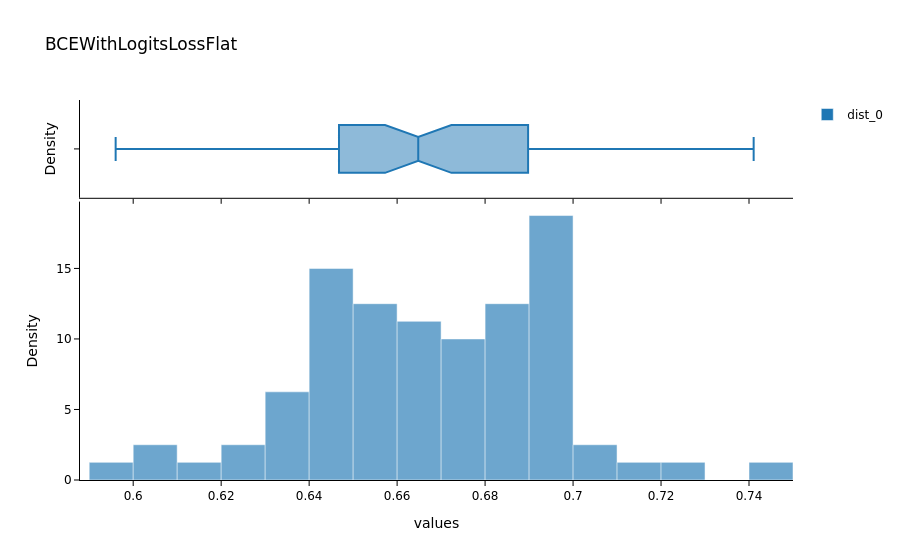
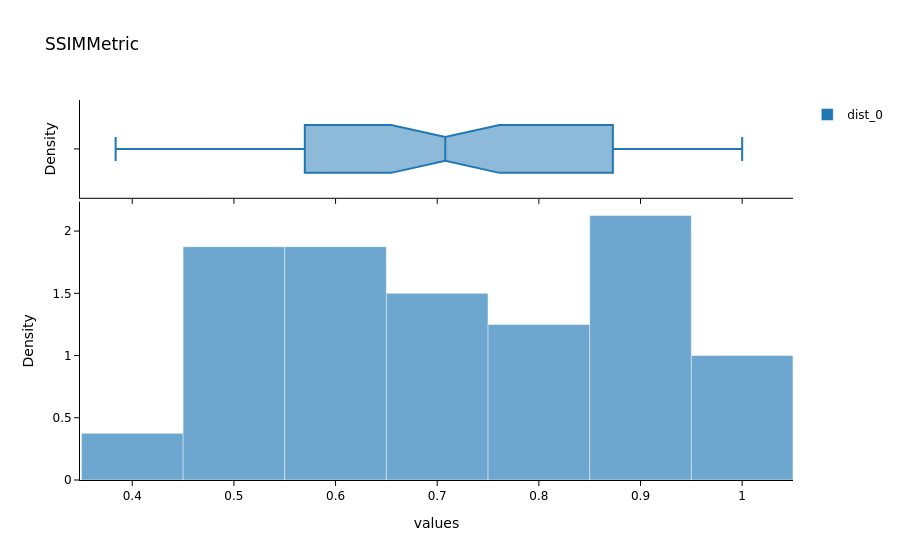

Notebook source saved alongside these figures, in order:
### Markdown cell above
### Evaluate the Model on Test Data

In the next cell, we will evaluate the performance of the trained model on unseen test data. This step is crucial to get an unbiased evaluation of the model's performance and understand how well it generalizes to new data.

- `test_X_path`: The path to the directory containing the low-resolution test images.
- `test_data`: A `DataLoader` object created from the test images.
- `evaluate_model(trainer, test_data, metrics=SSIMMetric(2))`: This function evaluates the model on the test dataset using the specified metrics (in this case, SSIM).

> Suggestions for customization:
>- Change the `test_X_path` variable to point to a different test dataset.
>- Add more metrics to the `metrics` parameter to get a comprehensive evaluation (e.g., `MSEMetric()`, `MAEMetric()`).
>- Save the evaluation results to a file for further analysis or reporting.

Evaluating the model on test data helps in understanding its performance in real-world scenarios and identifying any areas that may need further improvement.

### Code cell
# import pandas as pd
# test_csv_path = output_directory + '/patches_test.csv'
# df = pd.read_csv(test_csv_path, header='infer', delimiter=None, quoting=0)
# test_data = data.test_dl(df, with_labels=True)

test_data = test_biodataloader(data, output_directory + '/patches_test.csv')
# print length of test dataset
print('test images:', len(test_data.items))

evaluate_model(trainer, test_data, metrics=SSIMMetric(spatial_dims=2));

### Figure 1 — Plotly figure (JSON) as saved in the notebook; plotly's stock layout.template omitted (floating-point values rounded to 4 significant figures)
{"data": [{"bingroup": "x", "histnorm": "probability density", "hovertemplate": "dist=dist_0<br>values=%{x}<br>probability density=%{y}<extra></extra>", "legendgroup": "dist_0", "marker": {"color": "#1F77B4", "line": {"color": "white", "width": 0.5}, "opacity": 0.65, "pattern": {"shape": ""}}, "name": "dist_0", "orientation": "v", "showlegend": true, "type": "histogram", "x": [0.6955, 0.6646, 0.6365, 0.7069, 0.6856, 0.6863, 0.7054, 0.6945, 0.6932, 0.6932, 0.7252, 0.7411, 0.6932, 0.6932, 0.6933, 0.6972, 0.6519, 0.6108, 0.6465, 0.631, 0.6632, 0.6901, 0.596, 0.6312, 0.6715, 0.6069, 0.6295, 0.6047, 0.6753, 0.6423, 0.6526, 0.6602, 0.6879, 0.6948, 0.6952, 0.6644, 0.6478, 0.6903, 0.6957, 0.6651, 0.6426, 0.6894, 0.6859, 0.656, 0.689, 0.6907, 0.7182, 0.6633, 0.6451, 0.6413, 0.6471, 0.6777, 0.6512, 0.6435, 0.6578, 0.6831, 0.6451, 0.6641, 0.6573, 0.6548, 0.6471, 0.6779, 0.6209, 0.6637, 0.6544, 0.6403, 0.6848, 0.6801, 0.6388, 0.6583, 0.6932, 0.66, 0.642, 0.6758, 0.6797, 0.6789, 0.6321, 0.6736, 0.6841, 0.6678], "xaxis": "x", "yaxis": "y"}, {"customdata": [["dist_0"], ["dist_0"], ["dist_0"], ["dist_0"], ["dist_0"], ["dist_0"], ["dist_0"], ["dist_0"], ["dist_0"], ["dist_0"], ["dist_0"], ["dist_0"], ["dist_0"], ["dist_0"], ["dist_0"], ["dist_0"], ["dist_0"], ["dist_0"], ["dist_0"], ["dist_0"], ["dist_0"], ["dist_0"], ["dist_0"], ["dist_0"], ["dist_0"], ["dist_0"], ["dist_0"], ["dist_0"], ["dist_0"], ["dist_0"], ["dist_0"], ["dist_0"], ["dist_0"], ["dist_0"], ["dist_0"], ["dist_0"], ["dist_0"], ["dist_0"], ["dist_0"], ["dist_0"], ["dist_0"], ["dist_0"], ["dist_0"], ["dist_0"], ["dist_0"], ["dist_0"], ["dist_0"], ["dist_0"], ["dist_0"], ["dist_0"], ["dist_0"], ["dist_0"], ["dist_0"], ["dist_0"], ["dist_0"], ["dist_0"], ["dist_0"], ["dist_0"], ["dist_0"], ["dist_0"], ["dist_0"], ["dist_0"], ["dist_0"], ["dist_0"], ["dist_0"], ["dist_0"], ["dist_0"], ["dist_0"], ["dist_0"], ["dist_0"], ["dist_0"], ["dist_0"], ["dist_0"], ["dist_0"], ["dist_0"], ["dist_0"], ["dist_0"], ["dist_0"], ["dist_0"], ["dist_0"]], "hovertemplate": "dist=%{customdata[0]}<br>values=%{x}<extra></extra>", "legendgroup": "dist_0", "marker": {"color": "#1F77B4", "line": {"color": "white", "width": 0.5}}, "name": "dist_0", "notched": true, "showlegend": false, "type": "box", "x": [0.6955, 0.6646, 0.6365, 0.7069, 0.6856, 0.6863, 0.7054, 0.6945, 0.6932, 0.6932, 0.7252, 0.7411, 0.6932, 0.6932, 0.6933, 0.6972, 0.6519, 0.6108, 0.6465, 0.631, 0.6632, 0.6901, 0.596, 0.6312, 0.6715, 0.6069, 0.6295, 0.6047, 0.6753, 0.6423, 0.6526, 0.6602, 0.6879, 0.6948, 0.6952, 0.6644, 0.6478, 0.6903, 0.6957, 0.6651, 0.6426, 0.6894, 0.6859, 0.656, 0.689, 0.6907, 0.7182, 0.6633, 0.6451, 0.6413, 0.6471, 0.6777, 0.6512, 0.6435, 0.6578, 0.6831, 0.6451, 0.6641, 0.6573, 0.6548, 0.6471, 0.6779, 0.6209, 0.6637, 0.6544, 0.6403, 0.6848, 0.6801, 0.6388, 0.6583, 0.6932, 0.66, 0.642, 0.6758, 0.6797, 0.6789, 0.6321, 0.6736, 0.6841, 0.6678], "xaxis": "x2", "yaxis": "y2"}], "layout": {"barmode": "overlay", "font": {"color": "black", "family": "DejaVu Sans, Arial, sans-serif", "size": 12}, "legend": {"title": {"text": ""}, "tracegroupgap": 0}, "paper_bgcolor": "white", "plot_bgcolor": "white", "title": {"text": "BCEWithLogitsLossFlat"}, "xaxis": {"anchor": "y", "domain": [0, 1], "linecolor": "black", "linewidth": 1, "showgrid": false, "showline": true, "tickcolor": "black", "ticks": "outside", "tickwidth": 1, "title": {"text": "values"}}, "xaxis2": {"anchor": "y2", "domain": [0, 1], "linecolor": "black", "linewidth": 1, "matches": "x", "showgrid": false, "showline": true, "showticklabels": false, "tickcolor": "black", "ticks": "outside", "tickwidth": 1}, "yaxis": {"anchor": "x", "domain": [0, 0.7326], "linecolor": "black", "linewidth": 1, "showgrid": false, "showline": true, "tickcolor": "black", "ticks": "outside", "tickwidth": 1, "title": {"text": "Density"}}, "yaxis2": {"anchor": "x2", "domain": [0.7426, 1], "linecolor": "black", "linewidth": 1, "matches": "y2", "showgrid": false, "showline": true, "showticklabels": false, "tickcolor": "black", "ticks": "outside", "tickwidth": 1, "title": {"text": "Density"}}}}

### Figure 2 — Plotly figure (JSON) as saved in the notebook; plotly's stock layout.template omitted (floating-point values rounded to 4 significant figures)
{"data": [{"bingroup": "x", "histnorm": "probability density", "hovertemplate": "dist=dist_0<br>values=%{x}<br>probability density=%{y}<extra></extra>", "legendgroup": "dist_0", "marker": {"color": "#1F77B4", "line": {"color": "white", "width": 0.5}, "opacity": 0.65, "pattern": {"shape": ""}}, "name": "dist_0", "orientation": "v", "showlegend": true, "type": "histogram", "x": [0.3837, 0.5073, 0.5794, 0.8755, 0.7609, 0.8574, 0.8717, 0.7863, 1.0, 1.0, 0.8837, 0.7419, 1.0, 1.0, 0.9998, 0.9904, 0.5183, 0.5229, 0.6995, 0.564, 0.6674, 0.5057, 0.5124, 0.6047, 0.8213, 0.5541, 0.4999, 0.4606, 0.852, 0.7074, 0.7504, 0.6473, 0.5903, 0.7338, 0.6151, 0.7085, 0.5333, 0.9204, 0.9354, 0.6836, 0.6671, 0.933, 0.7885, 0.7892, 0.9523, 0.9468, 0.5881, 0.7041, 0.5162, 0.5373, 0.6302, 0.6157, 0.447, 0.5762, 0.544, 0.532, 0.4403, 0.5458, 0.5755, 0.7038, 0.4817, 0.6026, 0.4768, 0.6109, 0.7441, 0.6498, 0.85, 0.8268, 0.7225, 0.8466, 0.9082, 0.8739, 0.8117, 0.96, 0.9274, 0.9478, 0.7897, 0.9194, 0.9228, 0.8628], "xaxis": "x", "yaxis": "y"}, {"customdata": [["dist_0"], ["dist_0"], ["dist_0"], ["dist_0"], ["dist_0"], ["dist_0"], ["dist_0"], ["dist_0"], ["dist_0"], ["dist_0"], ["dist_0"], ["dist_0"], ["dist_0"], ["dist_0"], ["dist_0"], ["dist_0"], ["dist_0"], ["dist_0"], ["dist_0"], ["dist_0"], ["dist_0"], ["dist_0"], ["dist_0"], ["dist_0"], ["dist_0"], ["dist_0"], ["dist_0"], ["dist_0"], ["dist_0"], ["dist_0"], ["dist_0"], ["dist_0"], ["dist_0"], ["dist_0"], ["dist_0"], ["dist_0"], ["dist_0"], ["dist_0"], ["dist_0"], ["dist_0"], ["dist_0"], ["dist_0"], ["dist_0"], ["dist_0"], ["dist_0"], ["dist_0"], ["dist_0"], ["dist_0"], ["dist_0"], ["dist_0"], ["dist_0"], ["dist_0"], ["dist_0"], ["dist_0"], ["dist_0"], ["dist_0"], ["dist_0"], ["dist_0"], ["dist_0"], ["dist_0"], ["dist_0"], ["dist_0"], ["dist_0"], ["dist_0"], ["dist_0"], ["dist_0"], ["dist_0"], ["dist_0"], ["dist_0"], ["dist_0"], ["dist_0"], ["dist_0"], ["dist_0"], ["dist_0"], ["dist_0"], ["dist_0"], ["dist_0"], ["dist_0"], ["dist_0"], ["dist_0"]], "hovertemplate": "dist=%{customdata[0]}<br>values=%{x}<extra></extra>", "legendgroup": "dist_0", "marker": {"color": "#1F77B4", "line": {"color": "white", "width": 0.5}}, "name": "dist_0", "notched": true, "showlegend": false, "type": "box", "x": [0.3837, 0.5073, 0.5794, 0.8755, 0.7609, 0.8574, 0.8717, 0.7863, 1.0, 1.0, 0.8837, 0.7419, 1.0, 1.0, 0.9998, 0.9904, 0.5183, 0.5229, 0.6995, 0.564, 0.6674, 0.5057, 0.5124, 0.6047, 0.8213, 0.5541, 0.4999, 0.4606, 0.852, 0.7074, 0.7504, 0.6473, 0.5903, 0.7338, 0.6151, 0.7085, 0.5333, 0.9204, 0.9354, 0.6836, 0.6671, 0.933, 0.7885, 0.7892, 0.9523, 0.9468, 0.5881, 0.7041, 0.5162, 0.5373, 0.6302, 0.6157, 0.447, 0.5762, 0.544, 0.532, 0.4403, 0.5458, 0.5755, 0.7038, 0.4817, 0.6026, 0.4768, 0.6109, 0.7441, 0.6498, 0.85, 0.8268, 0.7225, 0.8466, 0.9082, 0.8739, 0.8117, 0.96, 0.9274, 0.9478, 0.7897, 0.9194, 0.9228, 0.8628], "xaxis": "x2", "yaxis": "y2"}], "layout": {"barmode": "overlay", "font": {"color": "black", "family": "DejaVu Sans, Arial, sans-serif", "size": 12}, "legend": {"title": {"text": ""}, "tracegroupgap": 0}, "paper_bgcolor": "white", "plot_bgcolor": "white", "title": {"text": "SSIMMetric"}, "xaxis": {"anchor": "y", "domain": [0, 1], "linecolor": "black", "linewidth": 1, "showgrid": false, "showline": true, "tickcolor": "black", "ticks": "outside", "tickwidth": 1, "title": {"text": "values"}}, "xaxis2": {"anchor": "y2", "domain": [0, 1], "linecolor": "black", "linewidth": 1, "matches": "x", "showgrid": false, "showline": true, "showticklabels": false, "tickcolor": "black", "ticks": "outside", "tickwidth": 1}, "yaxis": {"anchor": "x", "domain": [0, 0.7326], "linecolor": "black", "linewidth": 1, "showgrid": false, "showline": true, "tickcolor": "black", "ticks": "outside", "tickwidth": 1, "title": {"text": "Density"}}, "yaxis2": {"anchor": "x2", "domain": [0.7426, 1], "linecolor": "black", "linewidth": 1, "matches": "y2", "showgrid": false, "showline": true, "showticklabels": false, "tickcolor": "black", "ticks": "outside", "tickwidth": 1, "title": {"text": "Density"}}}}
